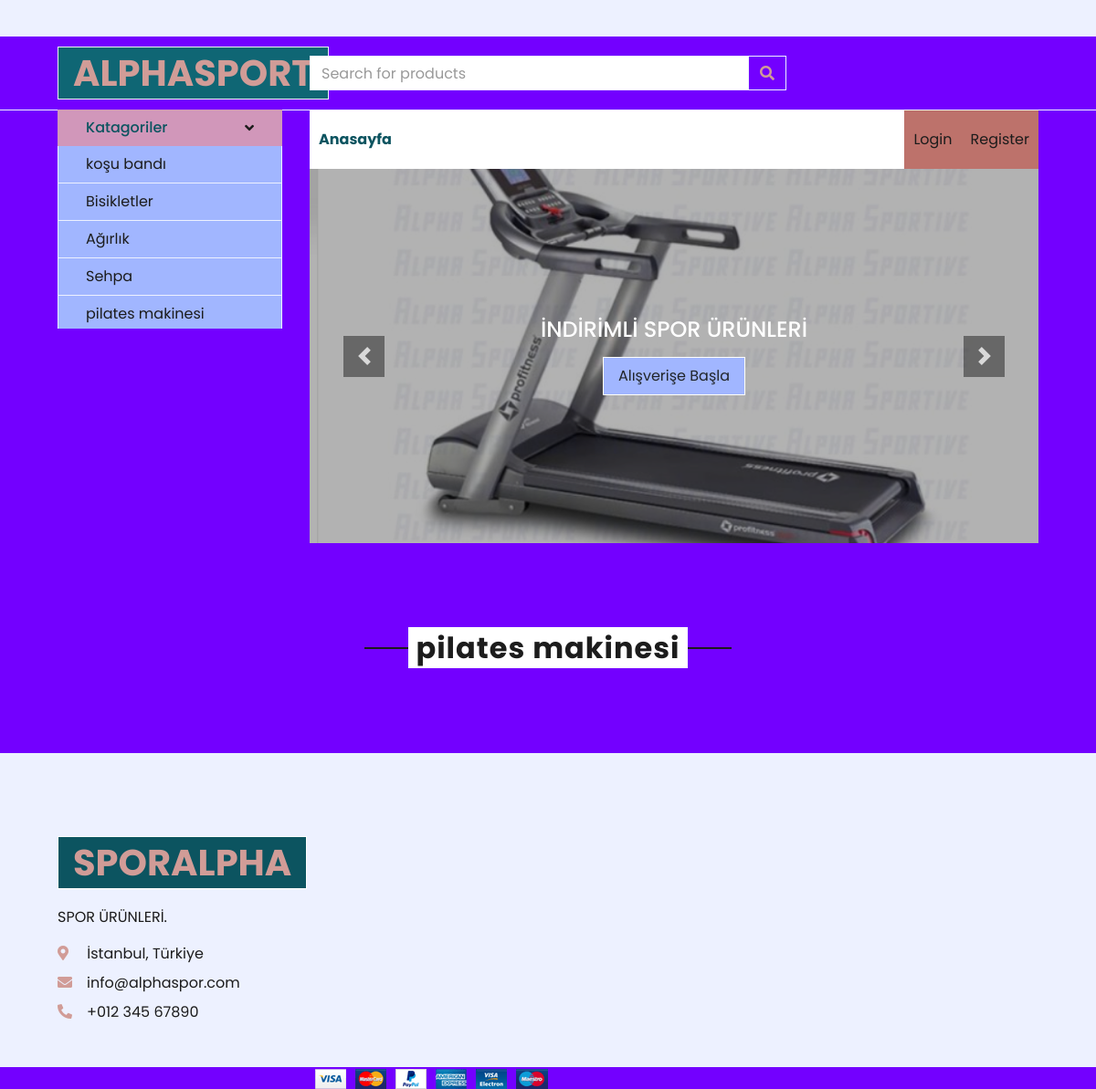
/Category/8/pilates_makinesi, run on an earlier commit of the app's database.
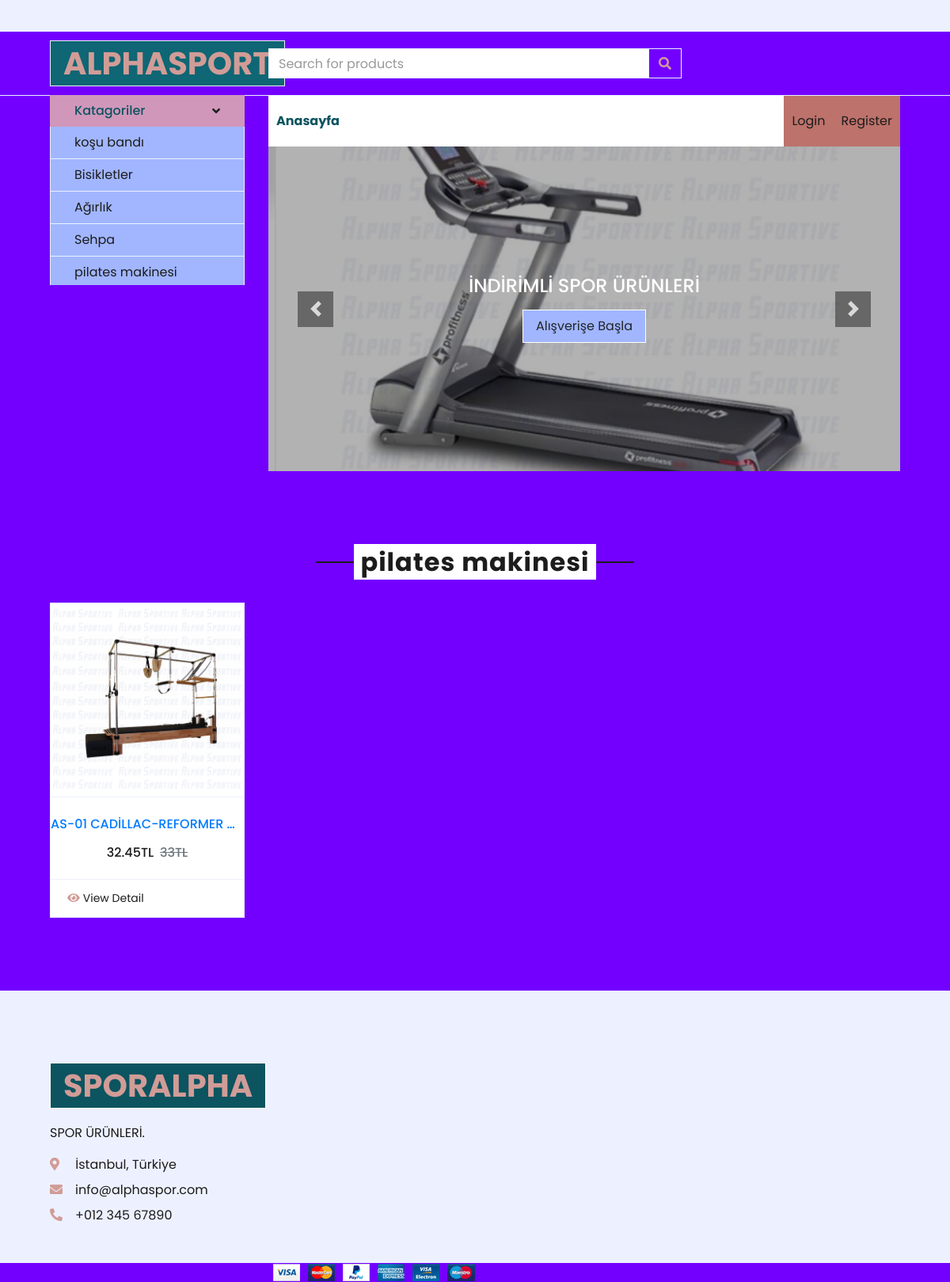
And on a later commit of the database.
### product/models.py (models this page shows, shortened)
class category(models.Model):
    STATUS = (
        ('True', 'Evet'),
        ('False', 'False'),
    )
    title = models.CharField(max_length=30)
    keywords = models.CharField(max_length=255)
    description = models.CharField(max_length=255)
    image = models.ImageField(blank=True, upload_to='images/')
    status = models.CharField(max_length=10, choices=STATUS)
    slug = models.SlugField(null=False, unique=True)
    parent = models.ForeignKey('self', blank=True, null=True, related_name='children', on_delete=models.CASCADE)
    create_at = models.DateTimeField(auto_now_add=True)
    update_at = models.DateTimeField(auto_now=True)

class Product(models.Model):
    STATUS = (
        ('True', 'Evet'),
        ('False', 'Hayır'),
    )
    category = models.ForeignKey(category, on_delete=models.CASCADE)  # category tablosu ile ilişkilendirme
    title = models.CharField(max_length=50)
    description = models.CharField(blank=True, max_length=300)
    keywords = models.CharField(blank=True, max_length=200)
    image = models.ImageField(blank=True, upload_to='images/')
    price = models.FloatField()
    amount = models.IntegerField()
    detail = models.TextField()
    status = models.CharField(max_length=10, choices=STATUS)
    slug = models.SlugField(null=False, unique=True)
    create_at = models.DateTimeField(auto_now_add=True)
    update_at = models.DateTimeField(auto_now=True)
    def image_tag(self):
        return mark_safe('<img src="{}" height="50"/>'.format(self.image.url))
    image_tag.short_description = 'Image'

### home/views.py (the view)
# urls.py: path('Category/<int:id>/<slug:slug>', views.category_products, name='category_products'),
def category_products(request, id, slug):
    Category = category.objects.all()
    selectedCategory = category.objects.filter(pk=id)
    product = Product.objects.filter(category_id=id)
    context = {'selectedCategory': selectedCategory,
               'Products': product,
               'category':Category}
    return render(request, 'category_products.html', context)

### home/templates/category_products.html
{%  extends "homebase.html" %}
{% load static %}
{% block header %}{% include "header.html" %}{% endblock %}
{% block sidebar %}{% include "sidebar.html" %}{% endblock %}
{% block content %}
    <div class="container-fluid pt-5">
        <div class="text-center mb-4">
            {% for i in selectedCategory %}
            <h2 class="section-title px-5"><span class="px-2">{{ i.title}}</span></h2>
            {% endfor %}
        </div>
        <div class="row px-xl-5 pb-3">
            {% for i in Products %}
            <div class="col-lg-3 col-md-6 col-sm-12 pb-1">
                <div class="card product-item border-0 mb-4">
                    <div class="card-header product-img position-relative overflow-hidden bg-transparent border p-0">
                        <img class="img-fluid w-100" src="{{i.image.url}}" alt="">
                    </div>
                    <div class="card-body border-left border-right text-center p-0 pt-4 pb-3">
                        <h6 class="text-truncate mb-3"style="color: #007bff">{{ i.title}}</h6>
                        <div class="d-flex justify-content-center">
                            <h6>{{ i.price }}TL</h6><h6 class="text-muted ml-2"><del>{{ i.amount }}TL</del></h6>
                        </div>
                    </div>
                    <div class="card-footer d-flex justify-content-between bg-light border">
                        <a href="/product/{{ i.id }}/{{ i.slug }}" class="btn btn-sm text-dark p-0"><i class="fas fa-eye text-primary mr-1"></i>View Detail</a>
                    </div>
                </div>
            </div>
            {% endfor %}
        </div>
    </div>
{% endblock %}
{% block footer %}{% include "footer.html" %}{% endblock %}

### home/templates/homebase.html (shortened to what this page needs)
{% load static %}
<!DOCTYPE html>
<html lang="en">
<head>
    <link href="https://cdnjs.cloudflare.com/ajax/libs/font-awesome/5.10.0/css/all.min.css" rel="stylesheet">
    <link href="{% static 'lib/owlcarousel/assets/owl.carousel.min.css"'%}" rel="stylesheet">
    <link href="{% static 'css/style.css' %}" rel="stylesheet">
</head>
<body>
 <div>
     {% block header %}{% endblock %}
{% block sidebar %}{% endblock %}
{% block content %}  {% endblock %}
 </div>
{% block footer %}{% endblock %}
</body>
</html>

### home/templates/header.html (shortened to what this page needs)
{% load static %}
    <div class="container-fluid">
        <div class="row bg-secondary py-2 px-xl-5">
            <div class="col-lg-6 d-none d-lg-block">
            </div>
        </div>
        <div class="row align-items-center py-3 px-xl-5">
            <div class="col-lg-3 d-none d-lg-block">
                <a href="" class="text-decoration-none">
                    <h1 class="m-0 display-5 font-weight-semi-bold"><span class="text-primary font-weight-bold border px-3 mr-1"style="background-color: #0f6674">ALPHASPORT</span></h1>
                </a>
            </div>
            <div class="col-lg-6 col-6 text-left">
                <form action="">
                    <div class="input-group">
                        <input type="text" class="form-control" placeholder="Search for products">
                        <div class="input-group-append">
                            <span class="input-group-text bg-transparent text-primary">
                                <i class="fa fa-search"></i>
                            </span>
                        </div>
                    </div>
                </form>
            </div>
        </div>
    </div>

### home/templates/sidebar.html (shortened to what this page needs)
{% load static %}
    <div class="container-fluid mb-5">
        <div class="row border-top px-xl-5">
            <div class="col-lg-3 d-none d-lg-block">
                <a class="btn shadow-none d-flex align-items-center justify-content-between bg-primary text-white w-100" data-toggle="collapse" href="#navbar-vertical" style="height: 40px; margin-top: -1px; padding: 0 30px;">
                    <h6 class="m-0" style="color: #0c5460">Katagoriler</h6>
                    <i class="fa fa-angle-down text-dark"></i>
                </a>
                <nav class="collapse show navbar navbar-vertical navbar-light align-items-start p-0 border border-top-0 border-bottom-0"id="navbar-vertical">
                    <div class="navbar-nav w-100 overflow-hidden" style="height: 200px;background-color: #a1b6ff">
                        {% for i in category %}
                        <a href="/Category/{{ i.id }}/{{ i.slug }}" class="nav-item nav-link">{{ i.title }}</a>
                        {% endfor %}
                    </div>
                </nav>
            </div>
            <div class="col-lg-9">
                <nav class="navbar navbar-expand-lg bg-light navbar-light py-3 py-lg-0 px-0">
                    <div class="collapse navbar-collapse justify-content-between" id="navbarCollapse">
                        <div class="navbar-nav mr-auto py-0">
                            <a href="/" class="nav-item nav-link active"style="color: #0c5460"><b>Anasayfa</b></a>
                            <a href="shop.html" class="nav-item nav-link"style="color: #0c5460"></a>
                            <a href="detail.html" class="nav-item nav-link" style="color: #0c5460"></a>
                            <a href="contact.html" class="nav-item nav-link"style="color: #0c5460"></a>
                        </div>
                        <div class="navbar-nav ml-auto py-0">
                            {% if user.id is not None %}
                            <a href="/user/" class="nav-item nav-link"style="background-color: #bd726b">{{ user.first_name }}</a>
                                <a href="/logout/" class="nav-item nav-link"style="background-color: #bd726b">Çıkış Yap</a>
                                {% else %}
                               <a href="/login/" class="nav-item nav-link"style="background-color: #bd726b">Login</a>
                                 <a href="" class="nav-item nav-link"style="background-color: #bd726b">Register</a>
                            {% endif %}
                        </div>
                    </div>
                </nav>
              <div id="header-carousel" class="carousel slide" data-ride="carousel">
                    <div class="carousel-inner">
                        <div class="carousel-item active" style="height: 410px;">
                            <img class="img-fluid" src="{%  static 'images/3200_koşu_bandı.PNG' %}" alt="Image">
                            <div class="carousel-caption d-flex flex-column align-items-center justify-content-center">
                                <div class="p-3" style="max-width: 700px;">
                                    <h4 class="text-light text-uppercase font-weight-medium mb-3"style="color: #1C1C1C">İNDİRİMLİ SPOR ÜRÜNLERİ</h4>
                                    <a href="" class="btn btn-light py-2 px-3"style="background-color: #a1b6ff">Alışverişe Başla</a>
                                </div>
                            </div>
                        </div>
                    </div>
                    <a class="carousel-control-prev" href="#header-carousel" data-slide="prev">
                        <div class="btn btn-dark" style="width: 45px; height: 45px;">
                            <span class="carousel-control-prev-icon mb-n2"></span>
                        </div>
                    </a>
                    <a class="carousel-control-next" href="#header-carousel" data-slide="next">
                        <div class="btn btn-dark" style="width: 45px; height: 45px;">
                            <span class="carousel-control-next-icon mb-n2"></span>
                        </div>
                    </a>
                </div>
            </div>
        </div>
    </div>

### home/templates/footer.html (shortened to what this page needs)
 <div class="container-fluid bg-secondary text-dark mt-5 pt-5">
        <div class="row px-xl-5 pt-5">
            <div class="col-lg-4 col-md-12 mb-5 pr-3 pr-xl-5">
                <a href="" class="text-decoration-none">
                    <h1 class="mb-4 display-5 font-weight-semi-bold"><span class="text-primary font-weight-bold border border-white px-3 mr-1"style="background-color: #0c5460">SPORALPHA</span></h1>
                </a>
                <p>SPOR ÜRÜNLERİ.</p>
                <p class="mb-2"><i class="fa fa-map-marker-alt text-primary mr-3"></i> İstanbul, Türkiye</p>
                <p class="mb-2"><i class="fa fa-envelope text-primary mr-3"></i>info@alphaspor.com</p>
                <p class="mb-0"><i class="fa fa-phone-alt text-primary mr-3"></i>+012 345 67890</p>
            </div>
                    </div>
                </div>
            <div class="col-md-6 px-xl-0 text-center text-md-right">
                <img class="img-fluid" src="img/payments.png" alt="">
            </div>

What changed in the data, as far as the page shows it:
added Product: image (picture), title "AS-01 CADİLLAC-REFORMER…", price "32.45", amount "33"
